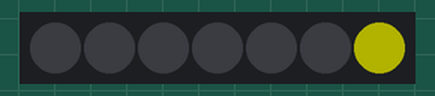
Recording of a program running on a simulated Raspberry Pi (BCM pin numbers) with a Rainbow HAT. Parts: 7 RGB LEDs in strip order, left to right. Dim RGB values are drawn brighter than linear; random numbers come from a fixed seed. At 10.6 s the program stops and its outputs stay as they are.

Above: at 0.1 s.
At 1.6 s:
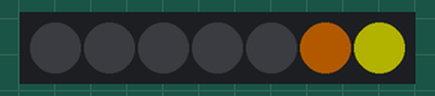
At 3.1 s:
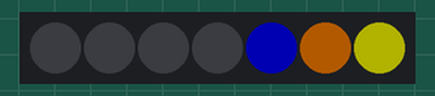
At 4.6 s:
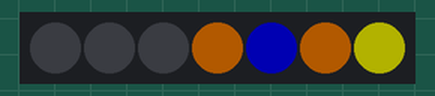
Timing chart, 0 to 12.1 s (numbered marks = the images above):
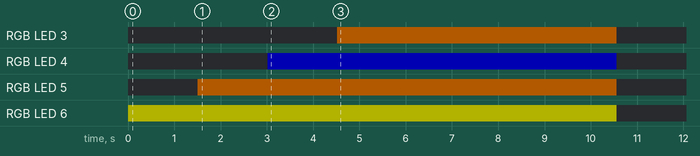

Measured:
- by itself, RGB LED 3: off → RGB(58, 29, 0) at 4.5 s, → off 6.0 s later
- by itself, RGB LED 4: off → RGB(0, 0, 58) at 3.0 s, → off 7.5 s later
- by itself, RGB LED 5: off → RGB(58, 29, 0) at 1.5 s, → off 9.0 s later
- by itself, RGB LED 6: off → RGB(58, 58, 0) at 0.00 s, → off 10.6 s later
- what the display in image 1 shows lasts 1.5 s, from 1.5 s to 3.0 s

The program:

rainbow_shield_abstract_impl.py
```python
__author__ = "Bilal El Uneis"
__since__ = "November 2018"
__email__ = "bilaleluneis@gmail.com"

from abc import ABC, abstractmethod
from typing import Tuple, Dict
from rainbowhat import rainbow
from time import sleep
import random

"""
Led is abstract class, so it can't be instantiated.
added abstract method blink() that will require and override
from sub classes.
"""


class Led(ABC):

    def __init__(self, identifier: int):
        self.__id = identifier

    @property
    def identifier(self) -> int:
        return self.__id

    @abstractmethod
    def on(self):
        pass

    @abstractmethod
    def off(self):
        pass

    @abstractmethod
    def blink(self):
        pass


"""
Initially I overrode __new__() in Color to prevent the creation
of instance, but then I realized that I need to create a dictionary
our of Color, so it made sense to allow instance creation of this class.
I also overloaded the == operator to allow testing 2 colors for equality.
"""


class Color(object):

    def __init__(self, red: int, green: int, blue: int):
        self.__red = red
        self.__green = green
        self.__blue = blue

    @property
    def rgb_value(self) -> Tuple[int, int, int]:
        return self.__red, self.__green, self.__blue

    def __eq__(self, color):  # overload the == operator
        (r1, g1, b1) = self.rgb_value
        (r2, g2, b2) = color.rgb_value
        if r1 == r2 and g1 == g2 and b1 == b2:
            return True
        else:
            return False


"""
overrode __new__() in Timer to prevent direct creation of instance.
but shouldn't prevent subclassing and calling __init__() from subclass.
"""


class Timer(object):

    def __init__(self, delay: float):
        self.__delay = delay

    def __new__(cls, *args, **kwargs):
        if cls is Timer:
            raise TypeError("Timer is abstracts class!")
        return object.__new__(cls)

    @property
    def delay(self) -> float:
        return self.__delay

    @delay.setter
    def delay(self, value: float):
        self.__delay = value


"""
Simple Map / Dictionary of basic colors.
"""

colors: Dict[str, Color] = {
    "red": Color(255, 0, 0),
    "orange": Color(255, 127, 0),
    "yellow": Color(255, 255, 0),
    "green": Color(0, 255, 0),
    "blue": Color(0, 0, 255),
    "violet": Color(139, 0, 255),
    "white": Color(255, 255, 255),
    "none": Color(0, 0, 0)
}

"""
RainbowLed is class that represents a LED on a RainbowShield.
This class uses inheritance of multiple classes (Led and Timer)
and composition of Color class to define what a RainbowLed is and its capabilities.
"""


class RainbowLed(Led, Timer):

    def __init__(self, index_id: int, clr: str, delay: float):
        Led.__init__(self, index_id)
        Timer.__init__(self, delay)
        self.__color: Color = colors[clr]

    @property
    def color(self) -> str:
        for color_name, a_color in colors.items():
            if self.__color == a_color:
                return color_name
        raise Exception("Unknown Color!")

    @color.setter
    def color(self, new_color: str):
        self.__color = colors.get(new_color, Color(-1, -1, -1))
        if self.__color == Color(-1, -1, -1):
            raise Exception("Invalid Color been assigned!")

    def on(self):
        (red, green, blue) = self.__color.rgb_value
        rainbow.set_pixel(self.identifier, red, green, blue)
        rainbow.show()

    def off(self):
        rainbow.set_pixel(self.identifier, 0, 0, 0)
        rainbow.show()

    def blink(self):
        self.on()
        sleep(self.delay)
        self.off()


"""
Simple Class representing Rainbow Shield, composed of 7 Rainbow LEDs.
also overrode the [] operator to pull from dictionary in a simple way.
"""


class RainbowShield:
    def __init__(self):
        self.__leds: Dict[str, RainbowLed] = {
            "led0": RainbowLed(0, "none", 0.0),
            "led1": RainbowLed(1, "none", 0.0),
            "led2": RainbowLed(2, "none", 0.0),
            "led3": RainbowLed(3, "none", 0.0),
            "led4": RainbowLed(4, "none", 0.0),
            "led5": RainbowLed(5, "none", 0.0),
            "led6": RainbowLed(6, "none", 0.0)
        }

    def __getitem__(self, index: int):
        key: str = "led" + str(index)
        led: RainbowLed = None
        for a_name, a_led in self.__leds.items():
            if a_name == key:
                led = a_led

        if led is None:
            raise Exception("Invalid index passed... valid are 0 to 6 !")
        else:
            return led


def main():
    rainbow_shield: RainbowShield = RainbowShield()

    for index in range(7):
        led: RainbowLed = rainbow_shield[index]
        led.delay = 0.5
        random_color, _ = random.choice(list(colors.items()))
        led.color = random_color
        for num_blinks in range(3):
            led.blink()
        led.on()


if __name__ == "__main__":
    main()
```
